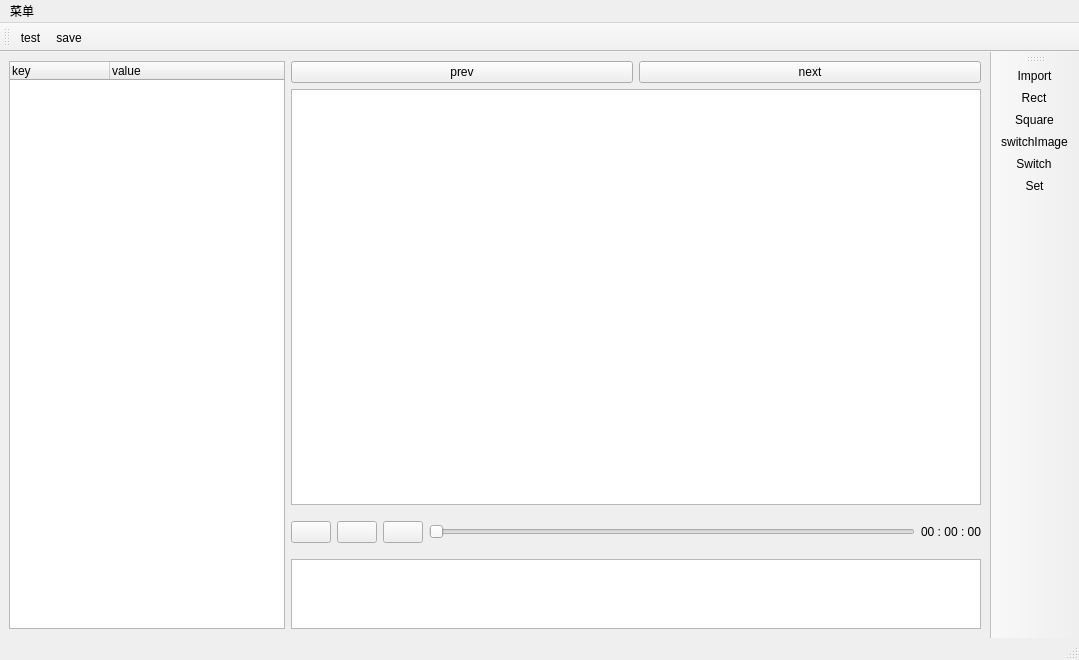
<?xml version="1.0" encoding="UTF-8"?>
<ui version="4.0">
 <class>MainWindow</class>
 <widget class="QMainWindow" name="MainWindow">
  <property name="geometry">
   <rect>
    <x>0</x>
    <y>0</y>
    <width>1079</width>
    <height>660</height>
   </rect>
  </property>
  <property name="windowTitle">
   <string>SDKTool</string>
  </property>
  <widget class="QWidget" name="centralwidget">
   <property name="sizePolicy">
    <sizepolicy hsizetype="Expanding" vsizetype="Expanding">
     <horstretch>0</horstretch>
     <verstretch>0</verstretch>
    </sizepolicy>
   </property>
   <layout class="QHBoxLayout" name="horizontalLayout_3">
    <item>
     <layout class="QHBoxLayout" name="horizontalLayout_2" stretch="2,5">
      <item>
       <widget class="QTreeWidget" name="treeWidget">
        <column>
         <property name="text">
          <string>key</string>
         </property>
        </column>
        <column>
         <property name="text">
          <string>value</string>
         </property>
        </column>
       </widget>
      </item>
      <item>
       <layout class="QVBoxLayout" name="verticalLayout" stretch="1,10,1,1">
        <item>
         <layout class="QHBoxLayout" name="horizontalLayout_5">
          <item>
           <widget class="QPushButton" name="pushButton_prev">
            <property name="text">
             <string>prev</string>
            </property>
           </widget>
          </item>
          <item>
           <widget class="QPushButton" name="pushButton_next">
            <property name="text">
             <string>next</string>
            </property>
           </widget>
          </item>
         </layout>
        </item>
        <item>
         <layout class="QHBoxLayout" name="horizontalLayout_4" stretch="4">
          <item>
           <widget class="QGraphicsView" name="graphicsView">
            <property name="sizePolicy">
             <sizepolicy hsizetype="Preferred" vsizetype="Preferred">
              <horstretch>50</horstretch>
              <verstretch>50</verstretch>
             </sizepolicy>
            </property>
           </widget>
          </item>
         </layout>
        </item>
        <item>
         <layout class="QHBoxLayout" name="horizontalLayout" stretch="1,1,1,15,1">
          <item>
           <widget class="QPushButton" name="pushButton_videoleft">
            <property name="text">
             <string/>
            </property>
            <property name="iconSize">
             <size>
              <width>30</width>
              <height>30</height>
             </size>
            </property>
           </widget>
          </item>
          <item>
           <widget class="QPushButton" name="pushButton_videostart">
            <property name="text">
             <string/>
            </property>
            <property name="iconSize">
             <size>
              <width>30</width>
              <height>30</height>
             </size>
            </property>
           </widget>
          </item>
          <item>
           <widget class="QPushButton" name="pushButton_videoright">
            <property name="text">
             <string/>
            </property>
            <property name="iconSize">
             <size>
              <width>30</width>
              <height>30</height>
             </size>
            </property>
           </widget>
          </item>
          <item>
           <widget class="QSlider" name="horizontalSlider">
            <property name="cursor">
             <cursorShape>PointingHandCursor</cursorShape>
            </property>
            <property name="minimum">
             <number>0</number>
            </property>
            <property name="maximum">
             <number>999</number>
            </property>
            <property name="pageStep">
             <number>100</number>
            </property>
            <property name="orientation">
             <enum>Qt::Horizontal</enum>
            </property>
           </widget>
          </item>
          <item>
           <widget class="QLabel" name="label">
            <property name="text">
             <string>00 : 00 : 00</string>
            </property>
           </widget>
          </item>
         </layout>
        </item>
        <item>
         <widget class="QTextEdit" name="textEdit"/>
        </item>
       </layout>
      </item>
     </layout>
    </item>
   </layout>
  </widget>
  <widget class="QMenuBar" name="menubar">
   <property name="geometry">
    <rect>
     <x>0</x>
     <y>0</y>
     <width>1079</width>
     <height>31</height>
    </rect>
   </property>
   <widget class="QMenu" name="menu">
    <property name="title">
     <string>菜单</string>
    </property>
    <widget class="QMenu" name="menuTest2">
     <property name="title">
      <string>test2</string>
     </property>
     <addaction name="actionTest2_1"/>
     <addaction name="actionTest2_2"/>
    </widget>
    <widget class="QMenu" name="menuTest1">
     <property name="title">
      <string>test1</string>
     </property>
     <addaction name="actionTest1_1"/>
     <addaction name="actionTest1_2"/>
    </widget>
    <addaction name="menuTest1"/>
    <addaction name="menuTest2"/>
    <addaction name="actionImportImg"/>
   </widget>
   <addaction name="menu"/>
  </widget>
  <widget class="QStatusBar" name="statusbar"/>
  <widget class="QToolBar" name="toolBar">
   <property name="windowTitle">
    <string>toolBar</string>
   </property>
   <attribute name="toolBarArea">
    <enum>TopToolBarArea</enum>
   </attribute>
   <attribute name="toolBarBreak">
    <bool>false</bool>
   </attribute>
   <addaction name="actionTest"/>
   <addaction name="actionSave"/>
  </widget>
  <widget class="QToolBar" name="toolBar_2">
   <property name="windowTitle">
    <string>toolBar_2</string>
   </property>
   <attribute name="toolBarArea">
    <enum>RightToolBarArea</enum>
   </attribute>
   <attribute name="toolBarBreak">
    <bool>false</bool>
   </attribute>
   <addaction name="actionImport"/>
   <addaction name="actionRect"/>
   <addaction name="actionSquare"/>
   <addaction name="actionSwitchImage"/>
   <addaction name="actionSwitch"/>
   <addaction name="actionSet"/>
  </widget>
  <action name="actionTest1_1">
   <property name="text">
    <string>test1-1</string>
   </property>
  </action>
  <action name="actionTest1_2">
   <property name="text">
    <string>test1-2</string>
   </property>
  </action>
  <action name="actionTest2_1">
   <property name="text">
    <string>test2-1</string>
   </property>
  </action>
  <action name="actionTest2_2">
   <property name="enabled">
    <bool>false</bool>
   </property>
   <property name="text">
    <string>test2-2</string>
   </property>
  </action>
  <action name="actionImportImg">
   <property name="text">
    <string>导入图片</string>
   </property>
  </action>
  <action name="actionTest">
   <property name="checkable">
    <bool>true</bool>
   </property>
   <property name="icon">
    <iconset resource="Resource/Resource.qrc">
     <normaloff>:/menu/退出.png</normaloff>:/menu/退出.png</iconset>
   </property>
   <property name="text">
    <string>test</string>
   </property>
   <property name="toolTip">
    <string>test</string>
   </property>
  </action>
  <action name="actionSave">
   <property name="icon">
    <iconset resource="Resource/Resource.qrc">
     <normaloff>:/menu/保存.jpg</normaloff>:/menu/保存.jpg</iconset>
   </property>
   <property name="text">
    <string>save</string>
   </property>
   <property name="toolTip">
    <string>save</string>
   </property>
  </action>
  <action name="actionSet">
   <property name="icon">
    <iconset resource="Resource/Resource.qrc">
     <normaloff>:/menu/set.jpg</normaloff>:/menu/set.jpg</iconset>
   </property>
   <property name="text">
    <string>Set</string>
   </property>
   <property name="toolTip">
    <string>设置</string>
   </property>
  </action>
  <action name="actionImport">
   <property name="icon">
    <iconset resource="Resource/Resource.qrc">
     <normaloff>:/menu/import.jpg</normaloff>:/menu/import.jpg</iconset>
   </property>
   <property name="text">
    <string>Import</string>
   </property>
   <property name="toolTip">
    <string>导入图像（目录）</string>
   </property>
  </action>
  <action name="actionSwitch">
   <property name="checkable">
    <bool>false</bool>
   </property>
   <property name="icon">
    <iconset resource="Resource/Resource.qrc">
     <normaloff>:/menu/switch.jpg</normaloff>:/menu/switch.jpg</iconset>
   </property>
   <property name="text">
    <string>Switch</string>
   </property>
   <property name="toolTip">
    <string>切换画图模式</string>
   </property>
  </action>
  <action name="actionRect">
   <property name="checkable">
    <bool>false</bool>
   </property>
   <property name="icon">
    <iconset resource="Resource/Resource.qrc">
     <normaloff>:/menu/Rect.jpg</normaloff>:/menu/Rect.jpg</iconset>
   </property>
   <property name="text">
    <string>Rect</string>
   </property>
   <property name="toolTip">
    <string>画框生成边界</string>
   </property>
  </action>
  <action name="actionSquare">
   <property name="icon">
    <iconset resource="Resource/Resource.qrc">
     <normaloff>:/menu/Square.jpg</normaloff>:/menu/Square.jpg</iconset>
   </property>
   <property name="text">
    <string>Square</string>
   </property>
   <property name="toolTip">
    <string>分割划区域</string>
   </property>
  </action>
  <action name="actionSwitchImage">
   <property name="icon">
    <iconset resource="Resource/Resource.qrc">
     <normaloff>:/menu/switchimage.jpg</normaloff>:/menu/switchimage.jpg</iconset>
   </property>
   <property name="text">
    <string>switchImage</string>
   </property>
   <property name="toolTip">
    <string>切换图片显示</string>
   </property>
  </action>
 </widget>
 <resources>
  <include location="Resource/Resource.qrc"/>
 </resources>
 <connections/>
</ui>
